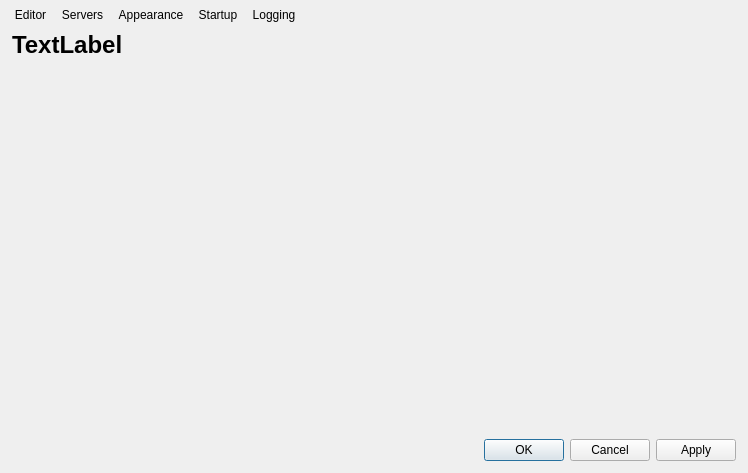
<?xml version="1.0" encoding="UTF-8"?>
<ui version="4.0">
 <class>OptionsDialog</class>
 <widget class="QDialog" name="OptionsDialog">
  <property name="geometry">
   <rect>
    <x>0</x>
    <y>0</y>
    <width>748</width>
    <height>473</height>
   </rect>
  </property>
  <property name="windowTitle">
   <string>Dialog</string>
  </property>
  <layout class="QVBoxLayout" name="verticalLayout">
   <property name="margin">
    <number>0</number>
   </property>
   <item>
    <layout class="QHBoxLayout" name="horizontalLayout">
     <property name="leftMargin">
      <number>10</number>
     </property>
     <property name="topMargin">
      <number>5</number>
     </property>
     <property name="rightMargin">
      <number>10</number>
     </property>
     <item>
      <widget class="QToolButton" name="editorButton">
       <property name="autoFillBackground">
        <bool>false</bool>
       </property>
       <property name="styleSheet">
        <string notr="true">QToolButton:!checked { border: 0px; }
</string>
       </property>
       <property name="text">
        <string>Editor</string>
       </property>
       <property name="icon">
        <iconset resource="../resources.qrc">
         <normaloff>:/icons/editor.png</normaloff>:/icons/editor.png</iconset>
       </property>
       <property name="iconSize">
        <size>
         <width>32</width>
         <height>32</height>
        </size>
       </property>
       <property name="checkable">
        <bool>true</bool>
       </property>
       <property name="checked">
        <bool>false</bool>
       </property>
       <property name="autoExclusive">
        <bool>true</bool>
       </property>
       <property name="autoRepeatInterval">
        <number>100</number>
       </property>
       <property name="toolButtonStyle">
        <enum>Qt::ToolButtonTextUnderIcon</enum>
       </property>
       <property name="autoRaise">
        <bool>true</bool>
       </property>
       <property name="arrowType">
        <enum>Qt::NoArrow</enum>
       </property>
      </widget>
     </item>
     <item>
      <widget class="QToolButton" name="serversButton">
       <property name="autoFillBackground">
        <bool>false</bool>
       </property>
       <property name="styleSheet">
        <string notr="true">QToolButton:!checked { border: 0px; }
</string>
       </property>
       <property name="text">
        <string>Servers</string>
       </property>
       <property name="icon">
        <iconset resource="../resources.qrc">
         <normaloff>:/icons/servers.png</normaloff>:/icons/servers.png</iconset>
       </property>
       <property name="iconSize">
        <size>
         <width>32</width>
         <height>32</height>
        </size>
       </property>
       <property name="checkable">
        <bool>true</bool>
       </property>
       <property name="checked">
        <bool>false</bool>
       </property>
       <property name="autoExclusive">
        <bool>true</bool>
       </property>
       <property name="autoRepeatInterval">
        <number>100</number>
       </property>
       <property name="toolButtonStyle">
        <enum>Qt::ToolButtonTextUnderIcon</enum>
       </property>
       <property name="autoRaise">
        <bool>true</bool>
       </property>
       <property name="arrowType">
        <enum>Qt::NoArrow</enum>
       </property>
      </widget>
     </item>
     <item>
      <widget class="QToolButton" name="appearanceButton">
       <property name="autoFillBackground">
        <bool>false</bool>
       </property>
       <property name="styleSheet">
        <string notr="true">QToolButton:!checked { border: 0px; }
</string>
       </property>
       <property name="text">
        <string>Appearance</string>
       </property>
       <property name="icon">
        <iconset resource="../resources.qrc">
         <normaloff>:/icons/appearance.png</normaloff>:/icons/appearance.png</iconset>
       </property>
       <property name="iconSize">
        <size>
         <width>32</width>
         <height>32</height>
        </size>
       </property>
       <property name="checkable">
        <bool>true</bool>
       </property>
       <property name="checked">
        <bool>false</bool>
       </property>
       <property name="autoExclusive">
        <bool>true</bool>
       </property>
       <property name="autoRepeatInterval">
        <number>100</number>
       </property>
       <property name="toolButtonStyle">
        <enum>Qt::ToolButtonTextUnderIcon</enum>
       </property>
       <property name="autoRaise">
        <bool>true</bool>
       </property>
       <property name="arrowType">
        <enum>Qt::NoArrow</enum>
       </property>
      </widget>
     </item>
     <item>
      <widget class="QToolButton" name="startupButton">
       <property name="autoFillBackground">
        <bool>false</bool>
       </property>
       <property name="styleSheet">
        <string notr="true">QToolButton:!checked { border: 0px; }
</string>
       </property>
       <property name="text">
        <string>Startup</string>
       </property>
       <property name="icon">
        <iconset resource="../resources.qrc">
         <normaloff>:/icons/startup.png</normaloff>:/icons/startup.png</iconset>
       </property>
       <property name="iconSize">
        <size>
         <width>32</width>
         <height>32</height>
        </size>
       </property>
       <property name="checkable">
        <bool>true</bool>
       </property>
       <property name="checked">
        <bool>false</bool>
       </property>
       <property name="autoExclusive">
        <bool>true</bool>
       </property>
       <property name="autoRepeatInterval">
        <number>100</number>
       </property>
       <property name="toolButtonStyle">
        <enum>Qt::ToolButtonTextUnderIcon</enum>
       </property>
       <property name="autoRaise">
        <bool>true</bool>
       </property>
       <property name="arrowType">
        <enum>Qt::NoArrow</enum>
       </property>
      </widget>
     </item>
     <item>
      <widget class="QToolButton" name="loggingButton">
       <property name="autoFillBackground">
        <bool>false</bool>
       </property>
       <property name="styleSheet">
        <string notr="true">QToolButton:!checked { border: 0px; }
</string>
       </property>
       <property name="text">
        <string>Logging</string>
       </property>
       <property name="icon">
        <iconset resource="../resources.qrc">
         <normaloff>:/icons/logging.png</normaloff>:/icons/logging.png</iconset>
       </property>
       <property name="iconSize">
        <size>
         <width>32</width>
         <height>32</height>
        </size>
       </property>
       <property name="checkable">
        <bool>true</bool>
       </property>
       <property name="checked">
        <bool>false</bool>
       </property>
       <property name="autoExclusive">
        <bool>true</bool>
       </property>
       <property name="autoRepeatInterval">
        <number>100</number>
       </property>
       <property name="toolButtonStyle">
        <enum>Qt::ToolButtonTextUnderIcon</enum>
       </property>
       <property name="autoRaise">
        <bool>true</bool>
       </property>
       <property name="arrowType">
        <enum>Qt::NoArrow</enum>
       </property>
      </widget>
     </item>
     <item>
      <spacer name="horizontalSpacer">
       <property name="orientation">
        <enum>Qt::Horizontal</enum>
       </property>
       <property name="sizeHint" stdset="0">
        <size>
         <width>40</width>
         <height>20</height>
        </size>
       </property>
      </spacer>
     </item>
    </layout>
   </item>
   <item>
    <layout class="QVBoxLayout" name="verticalLayout_2">
     <property name="leftMargin">
      <number>12</number>
     </property>
     <property name="rightMargin">
      <number>12</number>
     </property>
     <property name="bottomMargin">
      <number>12</number>
     </property>
     <item>
      <widget class="QLabel" name="optionLabel">
       <property name="sizePolicy">
        <sizepolicy hsizetype="Expanding" vsizetype="Preferred">
         <horstretch>0</horstretch>
         <verstretch>0</verstretch>
        </sizepolicy>
       </property>
       <property name="font">
        <font>
         <pointsize>18</pointsize>
         <weight>75</weight>
         <bold>true</bold>
        </font>
       </property>
       <property name="text">
        <string>TextLabel</string>
       </property>
      </widget>
     </item>
     <item>
      <widget class="QStackedWidget" name="stackedWidget">
       <property name="currentIndex">
        <number>-1</number>
       </property>
      </widget>
     </item>
     <item>
      <widget class="QDialogButtonBox" name="buttonBox">
       <property name="standardButtons">
        <set>QDialogButtonBox::Apply|QDialogButtonBox::Cancel|QDialogButtonBox::Ok</set>
       </property>
      </widget>
     </item>
    </layout>
   </item>
  </layout>
 </widget>
 <resources>
  <include location="../resources.qrc"/>
 </resources>
 <connections/>
</ui>
